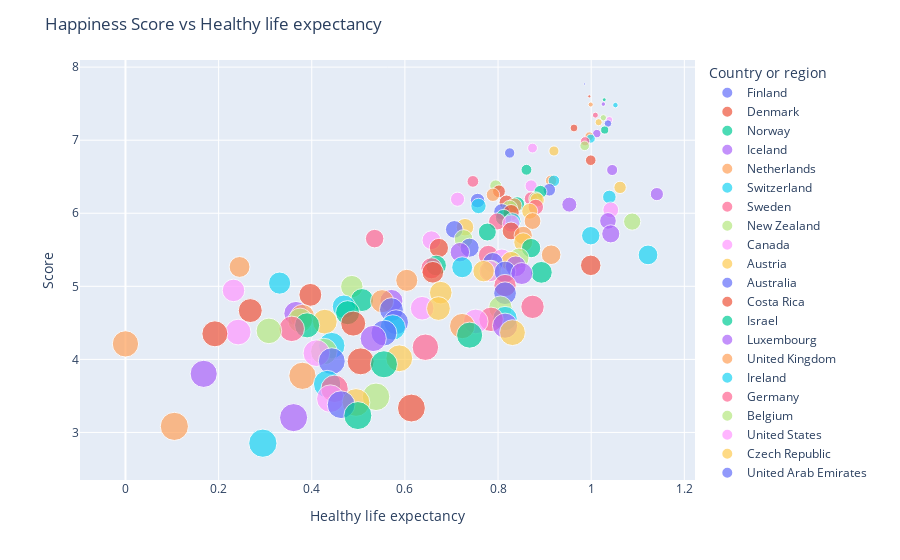

Here is the notebook cell this chart was saved with:
### Markdown cell above
### 3.7 Scatter plot for Happiness Score vs Healthy life expectancy

### Code cell
fig = px.scatter(a_2019, x="Healthy life expectancy", y="Score",
           animation_group="Overall rank",
           size="Overall rank", color="Country or region", hover_name="Country or region",
          trendline= "ols")

fig.update_layout(
    title_text='Happiness Score vs Healthy life expectancy'
)
fig.show()
